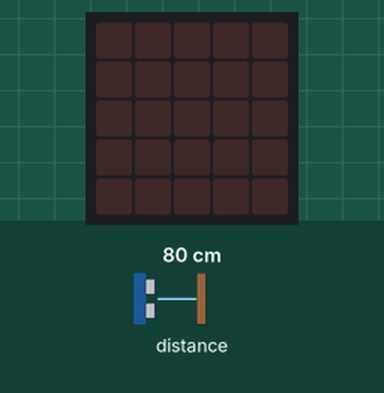
Bench run of a program on a simulated BBC micro:bit (MakeCode). On the bench: the board's 5×5 LED display. Inputs (shaded band) come from the test bench; at power-on: distance to the obstacle 80 cm.

Above: at 1.2 s.
1.3 s: distance to the obstacle set to 7 cm
2.8 s: distance to the obstacle set to 4 cm
At 4.0 s:
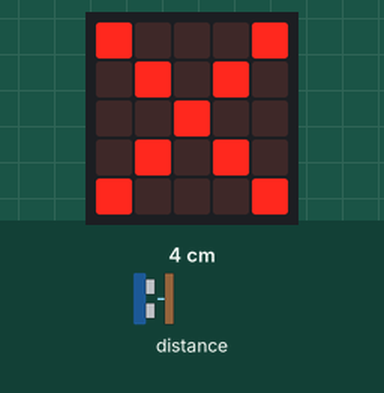
4.3 s: distance to the obstacle set to 9 cm
At 5.3 s:
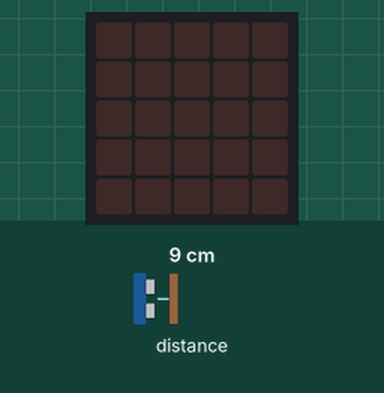
6.1 s: distance to the obstacle set to 2 cm
At 6.5 s:
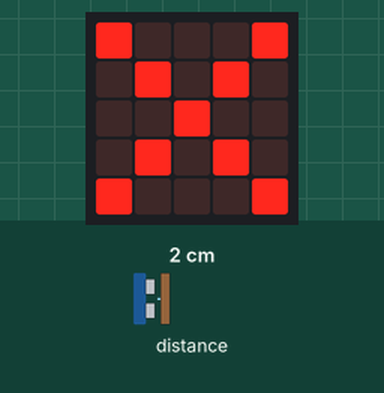
7.6 s: distance to the obstacle set to 18 cm
At 9.0 s:
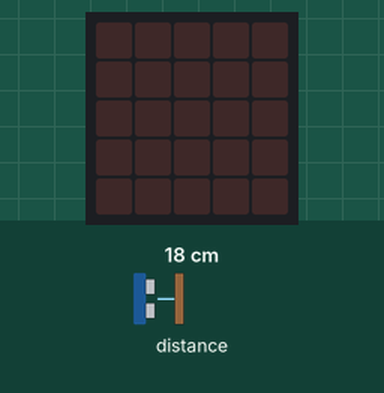
Timing chart, 0 to 10.4 s (numbered marks = the images above; inputs shaded):
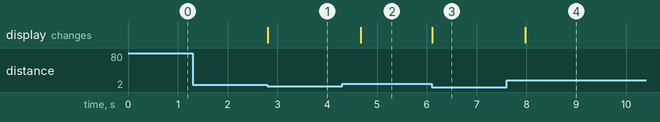

Measured:
- the behaviour switches between 6 and 5 cm on distance to the obstacle (found by bisection; images 0 and 1)
- after the input at 1.3 s, every drawn part: stays the same
- after the input at 2.8 s, the display: changes at once (image 1)
- after the input at 4.3 s, the display: changes after 0.37 s (image 2)
- after the input at 6.1 s, the display: changes at once (image 3)
- after the input at 7.6 s, the display: changes after 0.37 s (image 4)

The program:

main.ts
```typescript
let Distance = 0
basic.forever(function () {
    Distance = sonar.ping(
    DigitalPin.P0,
    DigitalPin.P1,
    PingUnit.Centimeters
    )
    if (Distance < 6) {
        basic.showIcon(IconNames.No)
    } else {
        basic.clearScreen()
    }
})
```

test.ts
```typescript
// les tests vont ici ; cela ne sera pas compilé si ce paquet est utilisé en tant qu'extension.
```
